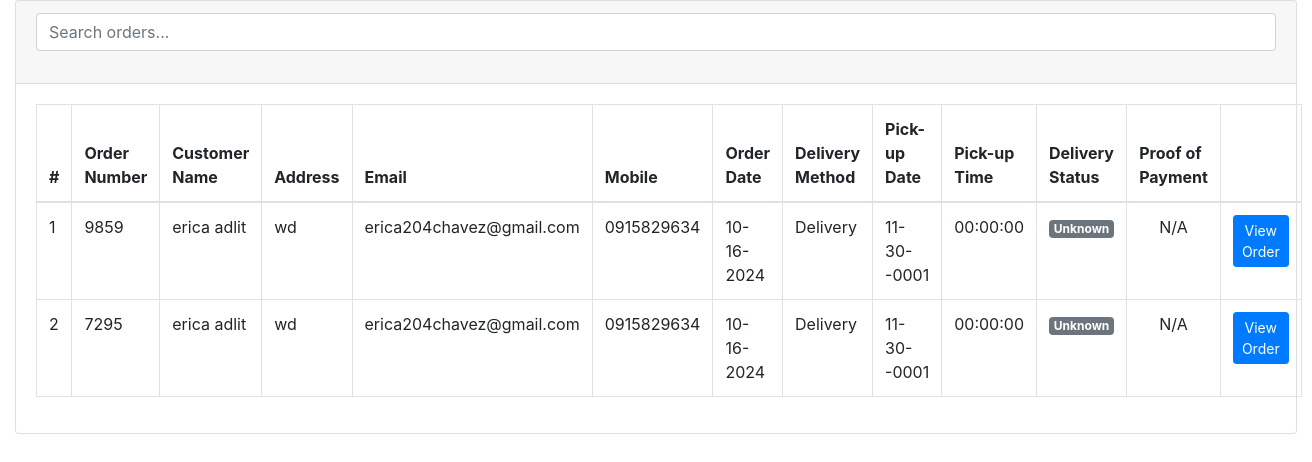
The page /admin/orders.php on the database its author committed.
### tables this page shows
CREATE TABLE `orders` (
  `id` int(30) NOT NULL,
  `order_number` int(11) NOT NULL,
  `order_date` datetime NOT NULL DEFAULT current_timestamp(),
  `name` text NOT NULL,
  `address` text NOT NULL,
  `mobile` text NOT NULL,
  `email` text NOT NULL,
  `delivery_method` varchar(100) NOT NULL,
  `transaction_id` int(11) NOT NULL,
  `payment_method` varchar(100) NOT NULL,
  `created_at` datetime NOT NULL DEFAULT current_timestamp(),
  `shipping` int(11) NOT NULL,
  `pickup_date` date DEFAULT NULL,
  `pickup_time` time DEFAULT NULL,
  `payment_proof` varchar(255) DEFAULT NULL,
  `delivery_status` varchar(100) DEFAULT NULL,
  `status` varchar(100) NOT NULL
);

### admin/orders.php (the view, shortened to what this page needs)
<!DOCTYPE html>
<html lang="en">
<head>
    <link rel="stylesheet" href="https://stackpath.bootstrapcdn.com/bootstrap/4.5.2/css/bootstrap.min.css">
</head>
<body>
<div class="container-fluid">
    <div class="card">
        <div class="card-header">
            <div class="search-bar">
                <input type="text" id="searchInput" class="form-control" placeholder="Search orders...">
            </div>
        </div>
        <div class="card-body">
            <table class="table table-bordered">
                <thead>
                    <tr>
                        <th>#</th>
                        <th>Order Number</th>
                        <th>Customer Name</th>
                        <th>Address</th>
                        <th>Email</th>
                        <th>Mobile</th>
                        <th>Order Date</th>
                        <th>Delivery Method</th>
                        <th>Pick-up Date</th>
                        <th>Pick-up Time</th>
                        <th>Delivery Status</th>
                        <th>Proof of Payment</th>
                        <th></th>
                    </tr>
                </thead>
                <tbody id="orderTableBody">
                    <?php
                    include 'db_connect.php';
                    $qry = $conn->query("SELECT * FROM orders");
                    $i = 1;
                    while($row = $qry->fetch_assoc()):
                    ?>
                    <tr>
                        <td><?php echo $i++ ?></td>
                        <td><?php echo $row['order_number'] ?></td>
                        <td><?php echo $row['name'] ?></td>
                        <td><?php echo $row['address'] ?></td>
                        <td><?php echo $row['email'] ?></td>
                        <td><?php echo $row['mobile'] ?></td>
                        <td><?php echo date('m-d-Y', strtotime($row['order_date'])); ?></td>
                        <td><?php echo $row['delivery_method'] ?></td>
                        <td><?php echo !empty($row['pickup_date']) ? date('m-d-Y', strtotime($row['pickup_date'])) : 'N/A'; ?></td>
                        <td><?php echo !empty($row['pickup_time']) ? $row['pickup_time'] : 'N/A'; ?></td>
                        <td class="text-center">
                            <?php
                            switch ($row['delivery_status']) {
                                default:
                                    echo '<span class="badge badge-secondary">Unknown</span>';
                                    break;
                            }
                            ?>
                        </td>
                        <td class="text-center payment-proof">
                            <?php if (!empty($row['payment_proof'])): ?>
                                <img src="<?php echo $row['payment_proof']; ?>" alt="Proof of Payment" onclick="viewImage('<?php echo $row['payment_proof']; ?>')">
                            <?php else: ?>
                                N/A
                            <?php endif; ?>
                        </td>
                        <td>
                            <button class="btn btn-sm btn-primary view_order" data-id="<?php echo $row['id'] ?>">View Order</button>
                        </td>
                    </tr>
                    <?php endwhile; ?>
                </tbody>
            </table>
        </div>
    </div>
</div>
</body>
</html>

### admin/orders.php (style rules this page uses)
.search-bar { margin-bottom: 20px; }

### rows shown on the page
orders: order_number "9859", name "erica adlit", address "wd", email "erica204chavez@gmail.com", mobile "0915829634", order_date "10-16-2024", delivery_method "Delivery", pickup_date "11-30--0001", pickup_time "00:00:00", delivery_status "Unknown", shows "N/A"
orders: order_number "7295", name "erica adlit", address "wd", email "erica204chavez@gmail.com", mobile "0915829634", order_date "10-16-2024", delivery_method "Delivery", pickup_date "11-30--0001", pickup_time "00:00:00", shows "Unknown", shows "N/A"
